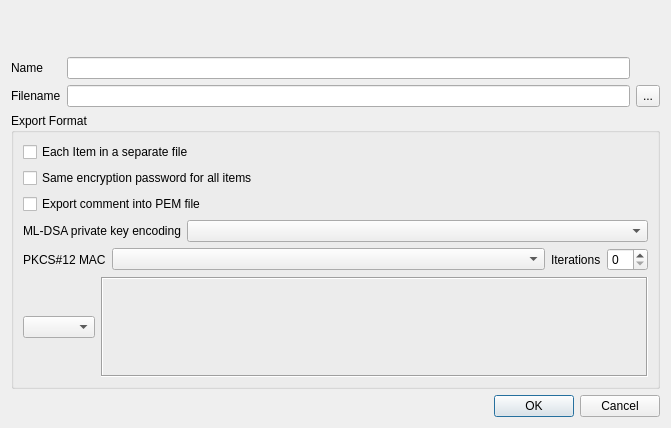
<?xml version="1.0" encoding="UTF-8"?>
<ui version="4.0">
 <class>ExportDialog</class>
 <widget class="QDialog" name="ExportDialog">
  <property name="geometry">
   <rect>
    <x>0</x>
    <y>0</y>
    <width>671</width>
    <height>385</height>
   </rect>
  </property>
  <property name="windowTitle">
   <string/>
  </property>
  <layout class="QVBoxLayout" name="verticalLayout_2">
   <item>
    <layout class="QHBoxLayout">
     <item>
      <widget class="QLabel" name="label">
       <property name="font">
        <font>
         <family>Arial</family>
         <pointsize>14</pointsize>
         <weight>50</weight>
         <italic>false</italic>
         <bold>false</bold>
         <underline>false</underline>
         <strikeout>false</strikeout>
        </font>
       </property>
      </widget>
     </item>
     <item>
      <spacer>
       <property name="orientation">
        <enum>Qt::Horizontal</enum>
       </property>
       <property name="sizeType">
        <enum>QSizePolicy::Expanding</enum>
       </property>
       <property name="sizeHint" stdset="0">
        <size>
         <width>20</width>
         <height>20</height>
        </size>
       </property>
      </spacer>
     </item>
     <item>
      <widget class="QLabel" name="image">
       <property name="minimumSize">
        <size>
         <width>95</width>
         <height>40</height>
        </size>
       </property>
       <property name="maximumSize">
        <size>
         <width>95</width>
         <height>40</height>
        </size>
       </property>
       <property name="scaledContents">
        <bool>true</bool>
       </property>
      </widget>
     </item>
    </layout>
   </item>
   <item>
    <layout class="QGridLayout" name="gridLayout">
     <item row="0" column="0">
      <widget class="QLabel" name="descriptionLabel">
       <property name="text">
        <string>Name</string>
       </property>
      </widget>
     </item>
     <item row="0" column="1">
      <widget class="QLineEdit" name="description">
       <property name="toolTip">
        <string>The internal name of the CRL in the database</string>
       </property>
      </widget>
     </item>
     <item row="1" column="0">
      <widget class="QLabel" name="filenameLabel">
       <property name="sizePolicy">
        <sizepolicy hsizetype="Fixed" vsizetype="Minimum">
         <horstretch>0</horstretch>
         <verstretch>0</verstretch>
        </sizepolicy>
       </property>
       <property name="text">
        <string>Filename</string>
       </property>
      </widget>
     </item>
     <item row="1" column="1">
      <widget class="QLineEdit" name="filename"/>
     </item>
     <item row="1" column="2">
      <widget class="QToolButton" name="fileBut">
       <property name="sizePolicy">
        <sizepolicy hsizetype="Fixed" vsizetype="Minimum">
         <horstretch>0</horstretch>
         <verstretch>0</verstretch>
        </sizepolicy>
       </property>
       <property name="text">
        <string>...</string>
       </property>
      </widget>
     </item>
    </layout>
   </item>
   <item>
    <widget class="QGroupBox" name="groupBox">
     <property name="title">
      <string>Export Format</string>
     </property>
     <layout class="QVBoxLayout" name="verticalLayout">
      <item>
       <widget class="QCheckBox" name="separateFiles">
        <property name="text">
         <string>Each Item in a separate file</string>
        </property>
       </widget>
      </item>
      <item>
       <widget class="QCheckBox" name="samePassword">
        <property name="text">
         <string>Same encryption password for all items</string>
        </property>
       </widget>
      </item>
      <item>
       <widget class="QCheckBox" name="pemComment">
        <property name="text">
         <string>Export comment into PEM file</string>
        </property>
       </widget>
      </item>
      <item>
       <layout class="QHBoxLayout" name="mlDsaLayout">
        <item>
         <widget class="QLabel" name="mlDsaLabel">
          <property name="text">
           <string>ML-DSA private key encoding</string>
          </property>
          <property name="buddy">
           <cstring>mlDsaFormat</cstring>
          </property>
         </widget>
        </item>
        <item>
         <widget class="QComboBox" name="mlDsaFormat">
          <property name="sizePolicy">
           <sizepolicy hsizetype="Expanding" vsizetype="Fixed">
            <horstretch>0</horstretch>
            <verstretch>0</verstretch>
           </sizepolicy>
          </property>
         </widget>
        </item>
       </layout>
      </item>
      <item>
       <layout class="QHBoxLayout" name="pkcs12Layout">
        <item>
         <widget class="QLabel" name="pkcs12MacLabel">
          <property name="text">
           <string>PKCS#12 MAC</string>
          </property>
          <property name="buddy">
           <cstring>pkcs12Mac</cstring>
          </property>
         </widget>
        </item>
        <item>
         <widget class="QComboBox" name="pkcs12Mac">
          <property name="sizePolicy">
           <sizepolicy hsizetype="Expanding" vsizetype="Fixed">
            <horstretch>0</horstretch>
            <verstretch>0</verstretch>
           </sizepolicy>
          </property>
         </widget>
        </item>
        <item>
         <widget class="QLabel" name="pkcs12IterationsLabel">
          <property name="text">
           <string>Iterations</string>
          </property>
          <property name="buddy">
           <cstring>pkcs12Iterations</cstring>
          </property>
         </widget>
        </item>
        <item>
         <widget class="QSpinBox" name="pkcs12Iterations"/>
        </item>
       </layout>
      </item>
      <item>
       <layout class="QHBoxLayout" name="horizontalLayout">
        <item>
         <widget class="focusCombo" name="exportFormat"/>
        </item>
        <item>
         <widget class="QLabel" name="infoBox">
          <property name="sizePolicy">
           <sizepolicy hsizetype="Expanding" vsizetype="Expanding">
            <horstretch>0</horstretch>
            <verstretch>0</verstretch>
           </sizepolicy>
          </property>
          <property name="minimumSize">
           <size>
            <width>0</width>
            <height>100</height>
           </size>
          </property>
          <property name="frameShape">
           <enum>QFrame::Box</enum>
          </property>
          <property name="frameShadow">
           <enum>QFrame::Sunken</enum>
          </property>
          <property name="text">
           <string notr="true"/>
          </property>
          <property name="alignment">
           <set>Qt::AlignLeading|Qt::AlignLeft|Qt::AlignTop</set>
          </property>
          <property name="wordWrap">
           <bool>true</bool>
          </property>
         </widget>
        </item>
       </layout>
      </item>
     </layout>
    </widget>
   </item>
   <item>
    <widget class="QDialogButtonBox" name="buttonBox">
     <property name="standardButtons">
      <set>QDialogButtonBox::Cancel|QDialogButtonBox::Ok</set>
     </property>
    </widget>
   </item>
  </layout>
 </widget>
 <customwidgets>
  <customwidget>
   <class>focusCombo</class>
   <extends>QComboBox</extends>
   <header>widgets/FocusCombo.h</header>
  </customwidget>
 </customwidgets>
 <tabstops>
  <tabstop>fileBut</tabstop>
 </tabstops>
 <resources/>
 <connections>
  <connection>
   <sender>buttonBox</sender>
   <signal>accepted()</signal>
   <receiver>ExportDialog</receiver>
   <slot>accept()</slot>
   <hints>
    <hint type="sourcelabel">
     <x>358</x>
     <y>304</y>
    </hint>
    <hint type="destinationlabel">
     <x>232</x>
     <y>274</y>
    </hint>
   </hints>
  </connection>
  <connection>
   <sender>buttonBox</sender>
   <signal>rejected()</signal>
   <receiver>ExportDialog</receiver>
   <slot>reject()</slot>
   <hints>
    <hint type="sourcelabel">
     <x>463</x>
     <y>300</y>
    </hint>
    <hint type="destinationlabel">
     <x>130</x>
     <y>280</y>
    </hint>
   </hints>
  </connection>
 </connections>
</ui>
